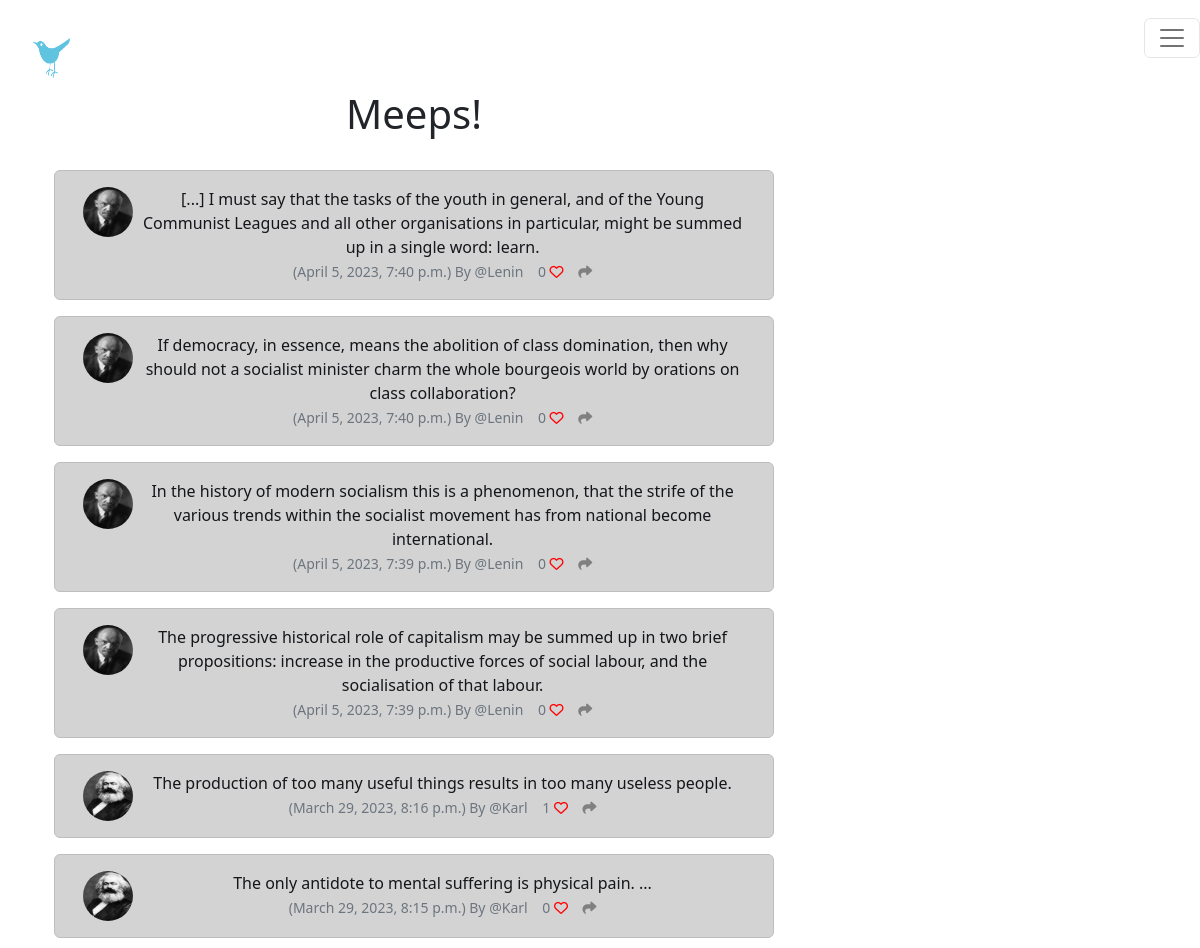
/ (upper part), run on an earlier commit of the app's database.
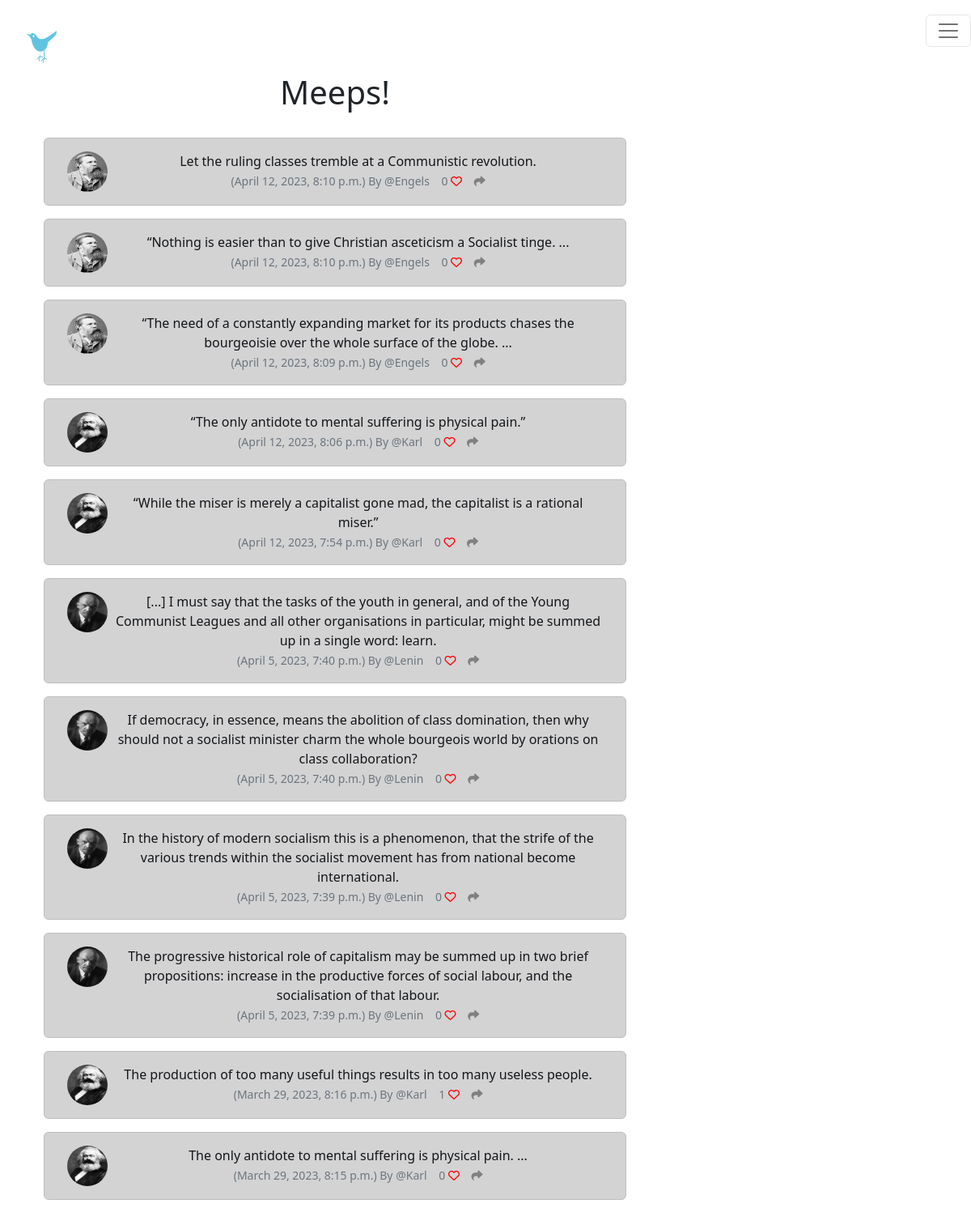
And on a later commit of the database.
### tweaker/models.py (models this page shows, shortened)
class Meep(models.Model):
	user = models.ForeignKey(
		User, related_name="meeps",
		on_delete=models.DO_NOTHING
		)
	body = models.CharField(max_length=200)
	created_at = models.DateTimeField(auto_now_add=True)
	likes = models.ManyToManyField(User, related_name="meep_like", blank=True)
	def number_of_likes(self):
		return self.likes.count()

class Profile(models.Model):
	user = models.OneToOneField(User, on_delete=models.CASCADE)
	follows = models.ManyToManyField("self",
		related_name="followed_by",
		symmetrical=False,
		blank=True)
	date_modified = models.DateTimeField(User, auto_now=True)
	profile_image = models.ImageField(null=True, blank=True, upload_to="images/")
	profile_bio = models.CharField(null=True, blank=True, max_length=500)
	homepage_link = models.CharField(null=True, blank=True, max_length=100)
	facebook_link = models.CharField(null=True, blank=True, max_length=100)
	instagram_link = models.CharField(null=True, blank=True, max_length=100)
	linkedin_link = models.CharField(null=True, blank=True, max_length=100)

### tweaker/views.py (the view)
# urls.py: path('', views.index, name="index"),
def index(request):
	if request.user.is_authenticated:
		form = MeepForm(request.POST or None)
		if request.method == "POST":
			if form.is_valid():
				meep = form.save(commit=False)
				meep.user = request.user
				meep.save()
				messages.success(request, ("Your Meep Has Been Posted!"))
				return redirect('index')
		meeps = Meep.objects.all().order_by("-created_at")
		return render(request, 'index.html', {"meeps":meeps, "form":form})
	else:
		meeps = Meep.objects.all().order_by("-created_at")
		return render(request, 'index.html', {"meeps":meeps})

### tweaker/templates/index.html (shortened to what this page needs)
{% extends 'base.html' %}
{% load static %}
{% block content %}
	<div class="container text-center">
		<div class="row">
			<div class="col-8">
	<h1>Meeps!</h1>
<br/>
	{% for meep in meeps %}
		<div class="alert alert-dark" role="alert">
<div class="container">
	<div class="row">
		<div class="col-1">
		  {% if meep.user.profile.profile_image %}
				<img src="{{ meep.user.profile.profile_image.url }}" width=50 height=50 class="rounded-circle" alt="{{ profile.user.username }}">
				{% else %}
				<img src="{% static 'images/default_profile_pic.png' %}" width=50 height=50 class="rounded-circle" alt="{{ profile.user.username }}">
				{% endif %}
		</div>
		<div class="col-11">
		  {{ meep.body }}<br/>
		  <small class="text-muted">
		  	({{ meep.created_at}}) By
		  	@{{ meep.user.username }}
		  	{{ meep.number_of_likes }}
		  	{% if user in meep.likes.all %}
		  	  <a href="{% url 'meep_like' meep.id %}">
	<i class="fa-solid fa-heart" style="color:red"></i></a>
		  	{% else %}
		  		<a href="{% url 'meep_like' meep.id %}">
		  <i class="fa fa-heart-o" style="color:red"></i></a>
		  	{% endif %}
		  	<a href="{% url 'meep_show' meep.id %}">
	<i class="fa-solid fa-share" style="color:gray"></i>
		  	</a>
		  </small>
		</div><br/><br/>
			</div>
		</div>
	</div>
	{% endfor %}
</div>
<div class="col-4">
				<br/><br/><br/>
</div>
{% endblock %}

What changed in the data, as far as the page shows it:
added Meep: user.profile.profile_image (picture), body "Let the ruling classes tremble at a Communistic revolution.", created_at "April 12, 2023, 8:10 p.m.", user.username "Engels", number_of_likes "0"
added Meep: user.profile.profile_image (picture), body "“Nothing is easier than to give Christian asceticism a Socialist tinge. ...", created_at "April 12, 2023, 8:10 p.m.", user.username "Engels", number_of_likes "0"
added Meep: user.profile.profile_image (picture), body "“The need of a constantly expanding market for its products chases the bourgeoisie over the whole surface of the globe. ...", created_at "April 12, 2023, 8:09 p.m.", user.username "Engels", number_of_likes "0"
added Meep: user.profile.profile_image (picture), body "“The only antidote to mental suffering is physical pain.”", created_at "April 12, 2023, 8:06 p.m.", user.username "Karl", number_of_likes "0"
added Meep: user.profile.profile_image (picture), body "“While the miser is merely a capitalist gone mad, the capitalist is a rational miser.”", created_at "April 12, 2023, 7:54 p.m.", user.username "Karl", number_of_likes "0"
